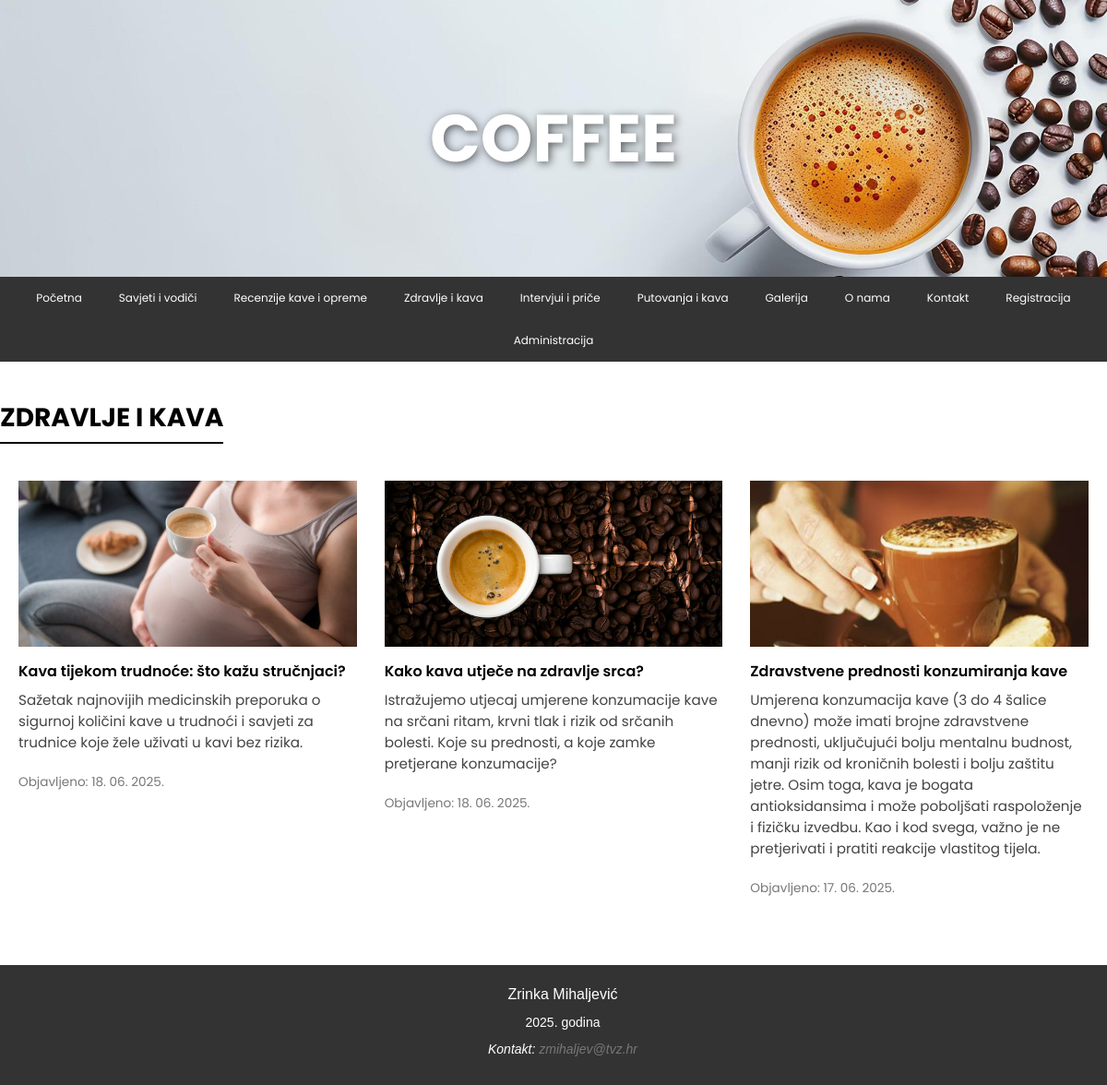
Page /kategorija.php?id=Zdravlje i kava on the committed database.
### tables this page shows
CREATE TABLE `clanak` (
  `id` int(11) NOT NULL,
  `naslov` varchar(255) NOT NULL,
  `opis` text NOT NULL,
  `sadrzaj` text NOT NULL,
  `slika` varchar(100) NOT NULL,
  `kategorija` varchar(50) NOT NULL,
  `prikaz` tinyint(1) NOT NULL DEFAULT 0,
  `datum_unosa` timestamp NOT NULL DEFAULT current_timestamp()
);

### kategorija.php (the view, shortened to what this page needs)
<?php
include "connect.php";
$kategorija = isset($_GET['id']) ? trim($_GET['id']) : '';
$sql = "SELECT * FROM clanak WHERE kategorija = ? AND prikaz = 0 ORDER BY datum_unosa DESC";
$stmt = mysqli_prepare($conn, $sql);
mysqli_stmt_bind_param($stmt, "s", $kategorija);
mysqli_stmt_execute($stmt);
$result = mysqli_stmt_get_result($stmt);
?>
<!DOCTYPE html>
<html lang="hr">
<head>
    <link rel="stylesheet" href="https://cdnjs.cloudflare.com/ajax/libs/font-awesome/6.4.0/css/all.min.css" />
    <link rel="stylesheet" href="style.css">
</head>
<body>
    <header>
        <div class="banner">
            <img src="slike/coffeeheader.png" alt="Coffee Header">
            <h1>COFFEE</h1>
        </div>
        <nav class="navbar">
            <ul>
                <li><a href="index.php">Početna</a></li>
                <li><a href="kategorija.php?id=Savjeti%20i%20vodi%C4%8Di">Savjeti i vodiči</a></li>
                <li><a href="kategorija.php?id=Recenzije%20kave%20i%20opreme">Recenzije kave i opreme</a></li>
                <li><a href="kategorija.php?id=Zdravlje%20i%20kava">Zdravlje i kava</a></li>
                <li><a href="kategorija.php?id=Intervjui%20i%20pri%C4%8De">Intervjui i priče</a></li>
                <li><a href="kategorija.php?id=Putovanja%20i%20kava">Putovanja i kava</a></li>
                <li><a href="galerija.php">Galerija</a></li>
                <li><a href="onama.php">O nama</a></li>
                <li><a href="kontakt.php">Kontakt</a></li>
                <li><a href="registracija.php">Registracija</a></li>
                <li><a href="administrator.php">Administracija</a></li>
            </ul>
        </nav>
    </header>
    <main>
    <h1 class="naslov-kategorije"><?php echo strtoupper(htmlspecialchars($kategorija)); ?></h1>
    <section class="kategorija-container">
        <?php
        if ($result && mysqli_num_rows($result) > 0) {
            while ($row = mysqli_fetch_array($result)) {
                echo '<article class="kategorija-item">';
                echo '<a href="clanak.php?id=' . $row['id'] . '">';
                echo '<img src="slike/' . htmlspecialchars($row['slika']) . '" alt="' . htmlspecialchars($row['naslov']) . '">';
                echo '</a>';
                echo '<a href="clanak.php?id=' . $row['id'] . '" class="clanak-naslov">' . htmlspecialchars($row['naslov']) . '</a>';
                echo '<p class="clanak-opis">' . nl2br(htmlspecialchars($row['opis'])) . '</p>';
                echo '<p class="clanak-datum">Objavljeno: ' . date("d. m. Y.", strtotime($row['datum_unosa'])) . '</p>';
                echo '</article>';
            }
        } else {
            echo '<p class="prazna-kategorija">Nema dostupnih članaka u ovoj kategoriji.</p>';
        }
        ?>
    </section>
</main>
    <footer>
        <p class="footer-name">Zrinka Mihaljević</p>
        <p class="footer-year"><?= date("Y") ?>. godina</p>
        <p>Kontakt: <a href="mailto:zmihaljev@tvz.hr">zmihaljev@tvz.hr</a></p>
    </footer>
</body>
</html>

### style.css (style rules this page uses)
body { margin: 0; padding: 0; font-family: 'Poppins'; }
header { width: 100%; }
.banner { position: relative; width: 100%; height: 300px; overflow: hidden; }
.banner img { width: 100%; height: 100%; object-fit: cover; object-position: center right; display: block; }
.banner h1 { position: absolute; top: 50%; left: 50%; transform: translate(-50%, -50%); color: white; font-size: 6vw; text-shadow: 2px 2px 10px rgba(0, 0, 0, 0.6); margin: 0; text-align: center; }
.navbar { width: 100%; background-color: #333; }
.navbar ul { list-style-type: none; margin: 0; padding: 0; display: flex; flex-wrap: wrap; justify-content: center; }
.navbar ul li { display: block; }
.navbar a { text-decoration: none; color: white; padding: 14px 20px; display: block; text-align: center; font-size: 12px; }
footer { width: 100%; background-color: #333; color: white; text-align: left; padding: 20px 0; position: relative; bottom: 0; margin-top: 40px; line-height: 1.5; font-style: italic; }
footer p { margin: 0 0 8px 20px; font-size: 14px; font-family: sans-serif; text-align: center; }
footer a { color: #777; text-decoration: none; text-align: center; }
.footer-name { font-size: 16px; font-style: normal; color: white; text-align: center; }
.footer-year { font-style: normal; color: white; text-align: center; }
.naslov-kategorije { text-align: left; font-size: 28px; font-weight: bold; text-transform: uppercase; margin: 40px auto 10px; max-width: 1200px; border-bottom: 2px solid black; display: inline-block; padding-bottom: 5px; }
.kategorija-container { display: grid; grid-template-columns: repeat(3, 1fr); gap: 30px; max-width: 1200px; margin: 20px auto 60px; padding: 0 20px; }
.kategorija-item { display: flex; flex-direction: column; text-align: left; }
.kategorija-item img { width: 100%; height: 180px; object-fit: cover; }
.kategorija-item a { text-decoration: none; color: #000; font-weight: 600; margin-top: 10px; font-size: 16px; line-height: 1.4; }
.clanak-opis { font-size: 0.95em; margin: 0.5em 0; color: #444; }
.clanak-datum { font-size: 0.85em; color: #777; }

### rows in the picture
clanak: slika (picture), naslov "Kava tijekom trudnoće: što kažu stručnjaci?", opis "Sažetak najnovijih medicinskih preporuka o sigurnoj količini kave u trudnoći i savjeti za trudnice koje žele uživati u kavi bez rizika.", datum_unosa "18. 06. 2025."
clanak: slika (picture), naslov "Kako kava utječe na zdravlje srca?", opis "Istražujemo utjecaj umjerene konzumacije kave na srčani ritam, krvni tlak i rizik od srčanih bolesti. Koje su prednosti, a koje zamke pretjerane konzumacije?", datum_unosa "18. 06. 2025."
clanak: slika (picture), naslov "Zdravstvene prednosti konzumiranja kave", opis "Umjerena konzumacija kave (3 do 4 šalice dnevno) može imati brojne zdravstvene prednosti, uključujući bolju mentalnu budnost, manji rizik od kroničnih bolesti i bolju zaštitu jetre. Osim toga, kava je bogata antioksidansima i može poboljšati raspoloženje i fizičku izvedbu. Kao i kod svega, važno je ne pretjerivati i pratiti reakcije vlastitog tijela.", datum_unosa "17. 06. 2025."

### other values in the picture
$kategorija "ZDRAVLJE I KAVA"
